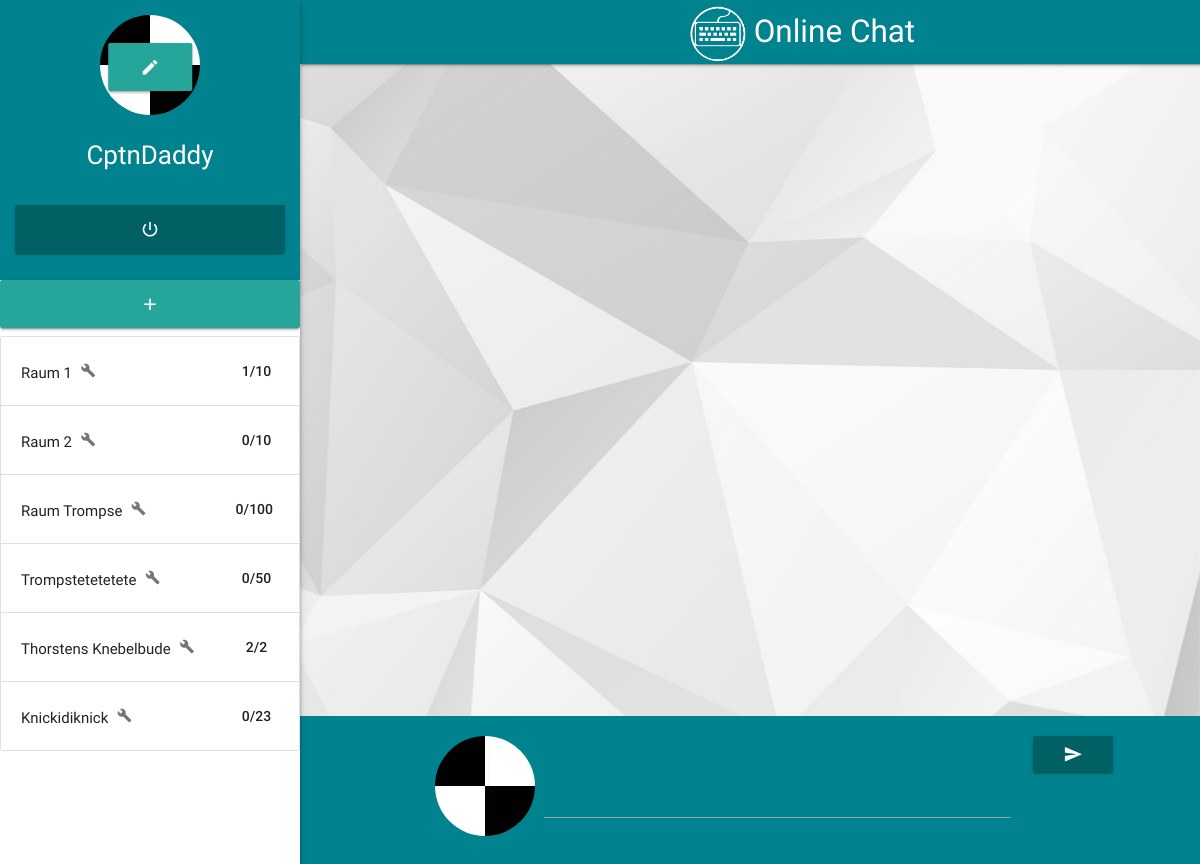
The page /chat.php (signed in) on the database its author committed.
### tables this page shows
CREATE TABLE `room` (
  `id` int(11) NOT NULL,
  `name` varchar(30) DEFAULT NULL,
  `maxusers` int(11) DEFAULT '10',
  `currentusers` int(11) DEFAULT '0'
);

### lib/chatlib.php (the view, shortened to what this page needs)
<?php
function listRooms($con) {
	$room = 0;
    $stmt = $con->prepare("select * FROM room");
    $stmt->execute();
    if($stmt->field_count > 0) {
        $result = $stmt->get_result();
        while ($row = $result->fetch_array(MYSQLI_BOTH)) {
        	$room++;
			$stmt2 = $con->prepare("SELECT count(u.username) 'currentusers' from users u where fk_room = ?");
			$stmt2->bind_param("i", $room);
			$stmt2->execute();
			if($stmt2->field_count > 0) {
				$result2 = $stmt2->get_result();
				while ($row2 = $result2->fetch_array(MYSQLI_BOTH)) {
					if($_SESSION['admin'])
		            	echo '<li onclick="changeRoom(' . $row['id'] . ')" class="collection-item room"><span class="badge"><a onclick="loadOnline()" class="modal-trigger" style="padding: 0; line-height: 20px; height: 20px; display: inline-block;" href="#modal1">' . $row2['currentusers'] . '/' . $row['maxusers'] . '</a></span>' . $row['name'] . ' <a style="margin: 0; padding: 0; display: inline-flex; width: 15px; margin-left: 5px; height: auto;" class="modal-trigger" href="#editroom"><i class="tiny material-icons">build</i></a></li>';
				}
			} else {
				echo '<a onclick="changeRoom(' . $row['id'] . ')" class="collection-item room"><span class="badge">0/' . $row['maxusers'] . '</span>' . $row['name'] . '</a>';
			}
        }
    } else {
        echo '<a  class="collection-item room"><span class="badge">0/0</span>Keine Räume verfügbar</a>';
    }
}
?>

### chat.php (shortened to what this page needs)
<?php
require("lib/mysql_lib.php");
require("lib/chatlib.php");
$mysql = new mysql_lib();
$mysql->connectToDatabase();
?>
<!DOCTYPE html>
<html>
	<head>
		<link type="text/css" rel="stylesheet" href="css/materialize.min.css" media="screen,projection" />
		<link type="text/css" rel="stylesheet" href="css/custom.css" />
		<link type="text/css" rel="stylesheet" href="css/chat.css" media="screen" />
	</head>
	<body>
		<ul id="slide-out" class="side-nav fixed z-depth-2">
			<li class="center no-padding">
				<div class="cyan darken-3 white-text" style="height: 280px;">
					<div class="row">
						<div class="bildcontainer">
							<div class="pichover">
								<a class="waves-effect waves-light btn modal-trigger" href="#changepic"><i class="large material-icons">create</i></a>
							</div>
						</div>
						<p style="margin-top: -1%; font-size: 26px;"><?php echo $_SESSION['username'] ?></p>
						<p><a href="lib/logout.php" class="btn waves-effect waves-light cyan darken-4"><i class="large material-icons">power_settings_new</i></a></p>
					</div>
				</div>
			</li>
			<?php
				if($_SESSION['admin']) {
					echo "<a class='waves-effect waves-light btn btn-small modal-trigger' href='#createroom' style='margin: 0; width: 100%;'><i class='material-icons'>add</i></a>";
				}
				?>
			<ul id="rooms" class="collection">
				<?php
				listRooms($mysql->getConnection());
				?>
		   </ul>
		   <li style="padding-top: 20px;"></li>
		</ul>
		<header>
			<div class="navbar-fixed">
				<nav>
					<div class="nav-wrapper cyan darken-3">
						<a href="#!" class="brand-logo navcenter"><img src="img/ico.png"width="56px" height="56px" align="center">&nbsp;Online Chat</a>
					</div>
				</nav>
			</div>
		</header>
		<main>
			<div class="row" id="chatwindow">
			</div>
		</main>
		<footer id="footer" class="chatinput page-footer cyan darken-3">
			<div class="container">
			<form id="sendmessage">
				<div class="row center">
					<div class="col m2 l2 hide-on-small-only">
					<?php  if($_SESSION['haspic']) { ?>
						<img src="uploads/<?php echo $_SESSION['username']; ?>.png" class="circle" height="100px" />
						<?php } else { ?>
						<img src="img/default.png" class="circle" height="100px" />
						<?php }?>
					</div>
					<div class="col s9 m8 l9">
						<textarea id="chatbox" maxlength=200 name="chattext" class="materialize-textarea"></textarea>
					</div>
					<div class="col s1 m2 l1">
						<button class="btn waves-effect waves-light cyan darken-4"><i class="large material-icons">send</i></button>
					</div>
				</div>
			</div>
		</footer>
	</body>
</html>

### css/custom.css (style rules this page uses)
html, body { height: 100%; }

### css/chat.css (style rules this page uses)
header, main, footer { padding-left: 300px; }
main { height: 100%; }
body { backgroud: white; }
@media screen and (min-width: 300px) { #chatwindow { top: 40px; min-height: 100%; width: 100%; margin-bottom: 150px; } }
@media screen and (min-width: 993px) { #chatwindow { top: 40px; min-height: 100%; width: 100%; margin-bottom: 150px; } }
#chatwindow { background: url("../img/chats.jpeg") no-repeat center center fixed; -webkit-background-size: cover; -moz-background-size: cover; -o-background-size: cover; background-size: cover; }
.chatinput { position: fixed; bottom: 0; color: white; width: 100%; }
.navcenter { left: 40%; -webkit-transform: translateX(-40%); transform: translateX(-40%); }
.bildcontainer { position: relative; }
.pichover { transition: .5s ease; opacity: 0; position: absolute; top: 50%; left: 50%; transform: translate(-50%, -50%); -ms-transform: translate(-50%, -50%); text-align: center; }
body { display: flex; min-height: 100vh; flex-direction: column; }
main { flex: 1 0 auto; }

### rows shown on the page
room: currentusers "1", maxusers "10", name "Raum 1"
room: currentusers "0", maxusers "10", name "Raum 2"
room: currentusers "0", maxusers "100", name "Raum Trompse"
room: currentusers "0", maxusers "50", name "Trompstetetetete"
room: currentusers "2", maxusers "2", name "Thorstens Knebelbude"
room: currentusers "0", maxusers "23", name "Knickidiknick"

### other values the page prints
$_SESSION['username'] "CptnDaddy"
